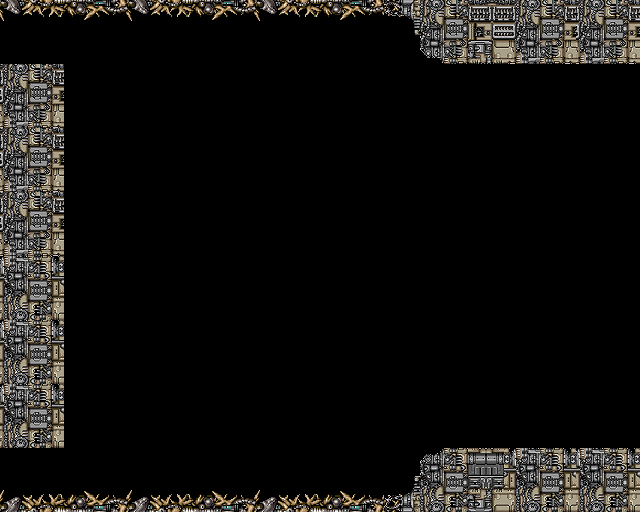

Tiled map render using the project's own tile images. Description and the map definition, with tile-layer contents summarised, below:
An orthogonal 10x8 tile map with 64x64 px tiles, 1 tile layer (Capa de Patrones 1).

<map version="1.0" orientation="orthogonal" renderorder="right-down" width="10" height="8" tilewidth="64" tileheight="64" nextobjectid="1">
 <tileset firstgid="1" name="backTiles1" tilewidth="64" tileheight="64">
  <image source="../packer/backTiles1.png" width="512" height="128" />
 </tileset>
 <layer name="Capa de Patrones 1" width="10" height="8">
  <data>[80 cells, 26 non-empty, 10 distinct tile ids]</data>
 </layer>
</map>